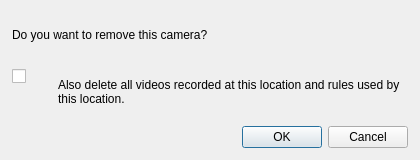
<?xml version="1.0" encoding="UTF-8"?>
<ui version="4.0">
 <class>RemoveCameraDialog</class>
 <widget class="QDialog" name="RemoveCameraDialog">
  <property name="geometry">
   <rect>
    <x>0</x>
    <y>0</y>
    <width>420</width>
    <height>160</height>
   </rect>
  </property>
  <property name="windowTitle">
   <string>Remove camera</string>
  </property>
  <layout class="QVBoxLayout" name="mainLayout">
   <property name="spacing">
    <number>12</number>
   </property>
   <property name="leftMargin">
    <number>12</number>
   </property>
   <property name="topMargin">
    <number>12</number>
   </property>
   <property name="rightMargin">
    <number>12</number>
   </property>
   <property name="bottomMargin">
    <number>12</number>
   </property>
   <item>
    <widget class="QLabel" name="questionLabel">
     <property name="minimumSize">
      <size>
       <width>350</width>
       <height>0</height>
      </size>
     </property>
     <property name="maximumSize">
      <size>
       <width>350</width>
       <height>16777215</height>
      </size>
     </property>
     <property name="text">
      <string>Do you want to remove this camera?</string>
     </property>
     <property name="wordWrap">
      <bool>true</bool>
     </property>
    </widget>
   </item>
   <item>
    <layout class="QHBoxLayout" name="checkboxLayout">
     <item alignment="Qt::AlignTop">
      <widget class="QCheckBox" name="deleteCheckbox">
       <property name="text">
        <string/>
       </property>
      </widget>
     </item>
     <item>
      <widget class="QLabel" name="helpLabel">
       <property name="minimumSize">
        <size>
         <width>350</width>
         <height>0</height>
        </size>
       </property>
       <property name="maximumSize">
        <size>
         <width>350</width>
         <height>16777215</height>
        </size>
       </property>
       <property name="text">
        <string>Also delete all videos recorded at this location and rules used by this location.</string>
       </property>
       <property name="wordWrap">
        <bool>true</bool>
       </property>
      </widget>
     </item>
    </layout>
   </item>
   <item>
    <widget class="QDialogButtonBox" name="buttonBox">
     <property name="orientation">
      <enum>Qt::Orientation::Horizontal</enum>
     </property>
     <property name="standardButtons">
      <set>QDialogButtonBox::StandardButton::Cancel|QDialogButtonBox::StandardButton::Ok</set>
     </property>
    </widget>
   </item>
  </layout>
 </widget>
 <tabstops>
  <tabstop>deleteCheckbox</tabstop>
 </tabstops>
 <resources/>
 <connections/>
</ui>
